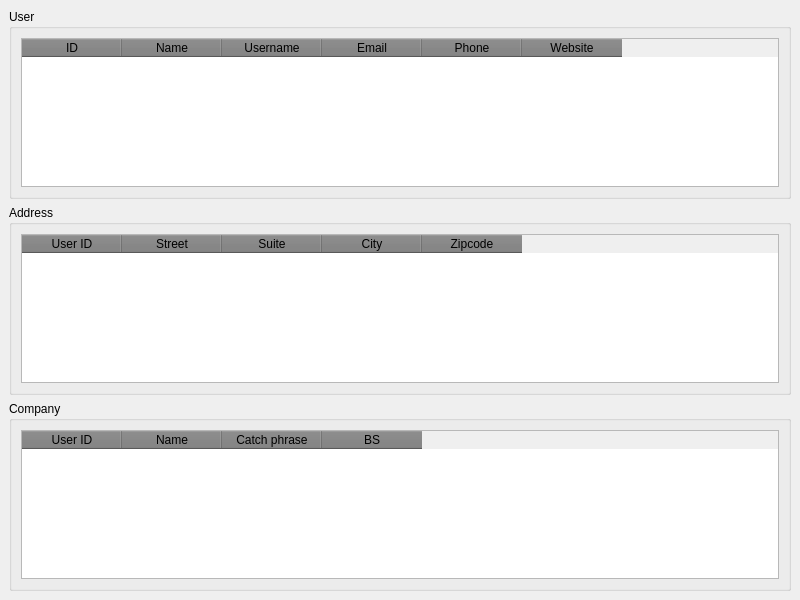
<?xml version="1.0" encoding="UTF-8"?>
<ui version="4.0">
 <class>MainWindow</class>
 <widget class="QMainWindow" name="MainWindow">
  <property name="geometry">
   <rect>
    <x>0</x>
    <y>0</y>
    <width>800</width>
    <height>600</height>
   </rect>
  </property>
  <property name="windowTitle">
   <string>MainWindow</string>
  </property>
  <property name="styleSheet">
   <string notr="true">QHeaderView::section {
	background: rgb(125, 125, 125);
}</string>
  </property>
  <widget class="QWidget" name="centralwidget">
   <layout class="QVBoxLayout" name="verticalLayout">
    <item>
     <widget class="QGroupBox" name="groupBox">
      <property name="title">
       <string>User</string>
      </property>
      <layout class="QGridLayout" name="gridLayout">
       <item row="0" column="0">
        <widget class="QTableWidget" name="user_table">
         <property name="selectionBehavior">
          <enum>QAbstractItemView::SelectRows</enum>
         </property>
         <column>
          <property name="text">
           <string>ID</string>
          </property>
         </column>
         <column>
          <property name="text">
           <string>Name</string>
          </property>
         </column>
         <column>
          <property name="text">
           <string>Username</string>
          </property>
         </column>
         <column>
          <property name="text">
           <string>Email</string>
          </property>
         </column>
         <column>
          <property name="text">
           <string>Phone</string>
          </property>
         </column>
         <column>
          <property name="text">
           <string>Website</string>
          </property>
         </column>
        </widget>
       </item>
      </layout>
     </widget>
    </item>
    <item>
     <widget class="QGroupBox" name="groupBox_2">
      <property name="title">
       <string>Address</string>
      </property>
      <layout class="QGridLayout" name="gridLayout_2">
       <item row="0" column="0">
        <widget class="QTableWidget" name="user_address_table">
         <property name="selectionBehavior">
          <enum>QAbstractItemView::SelectRows</enum>
         </property>
         <column>
          <property name="text">
           <string>User ID</string>
          </property>
         </column>
         <column>
          <property name="text">
           <string>Street</string>
          </property>
         </column>
         <column>
          <property name="text">
           <string>Suite</string>
          </property>
         </column>
         <column>
          <property name="text">
           <string>City</string>
          </property>
         </column>
         <column>
          <property name="text">
           <string>Zipcode</string>
          </property>
         </column>
        </widget>
       </item>
      </layout>
     </widget>
    </item>
    <item>
     <widget class="QGroupBox" name="groupBox_3">
      <property name="title">
       <string>Company</string>
      </property>
      <layout class="QGridLayout" name="gridLayout_3">
       <item row="0" column="0">
        <widget class="QTableWidget" name="user_company_table">
         <property name="selectionBehavior">
          <enum>QAbstractItemView::SelectRows</enum>
         </property>
         <property name="sortingEnabled">
          <bool>true</bool>
         </property>
         <attribute name="horizontalHeaderShowSortIndicator" stdset="0">
          <bool>true</bool>
         </attribute>
         <attribute name="verticalHeaderShowSortIndicator" stdset="0">
          <bool>true</bool>
         </attribute>
         <column>
          <property name="text">
           <string>User ID</string>
          </property>
         </column>
         <column>
          <property name="text">
           <string>Name</string>
          </property>
         </column>
         <column>
          <property name="text">
           <string>Catch phrase</string>
          </property>
         </column>
         <column>
          <property name="text">
           <string>BS</string>
          </property>
         </column>
        </widget>
       </item>
      </layout>
     </widget>
    </item>
   </layout>
  </widget>
 </widget>
 <resources/>
 <connections/>
</ui>
